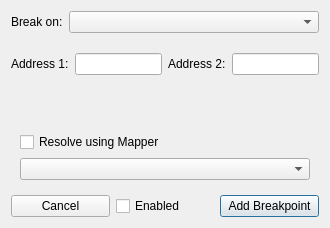
<?xml version="1.0" encoding="UTF-8"?>
<ui version="4.0">
 <class>BreakpointDialog</class>
 <widget class="QDialog" name="BreakpointDialog">
  <property name="geometry">
   <rect>
    <x>0</x>
    <y>0</y>
    <width>330</width>
    <height>222</height>
   </rect>
  </property>
  <property name="sizePolicy">
   <sizepolicy hsizetype="Preferred" vsizetype="Preferred">
    <horstretch>0</horstretch>
    <verstretch>0</verstretch>
   </sizepolicy>
  </property>
  <property name="minimumSize">
   <size>
    <width>330</width>
    <height>0</height>
   </size>
  </property>
  <property name="windowTitle">
   <string>Dialog</string>
  </property>
  <layout class="QGridLayout" name="gridLayout_3">
   <item row="0" column="0" colspan="2">
    <layout class="QFormLayout" name="formLayout">
     <item row="0" column="0">
      <widget class="QLabel" name="label">
       <property name="sizePolicy">
        <sizepolicy hsizetype="Preferred" vsizetype="Preferred">
         <horstretch>0</horstretch>
         <verstretch>0</verstretch>
        </sizepolicy>
       </property>
       <property name="text">
        <string>Break on:</string>
       </property>
       <property name="scaledContents">
        <bool>false</bool>
       </property>
      </widget>
     </item>
     <item row="0" column="1">
      <widget class="QComboBox" name="type">
       <property name="maxVisibleItems">
        <number>20</number>
       </property>
      </widget>
     </item>
    </layout>
   </item>
   <item row="1" column="0" colspan="2">
    <widget class="QStackedWidget" name="itemWidget">
     <property name="sizePolicy">
      <sizepolicy hsizetype="Preferred" vsizetype="Minimum">
       <horstretch>0</horstretch>
       <verstretch>0</verstretch>
      </sizepolicy>
     </property>
     <property name="currentIndex">
      <number>0</number>
     </property>
     <widget class="QWidget" name="addrpage">
      <layout class="QGridLayout" name="gridLayout_2">
       <property name="margin">
        <number>0</number>
       </property>
       <item row="0" column="0">
        <widget class="QLabel" name="addr1label">
         <property name="text">
          <string>Address 1:</string>
         </property>
        </widget>
       </item>
       <item row="0" column="3">
        <widget class="QLabel" name="addr2label">
         <property name="text">
          <string>Address 2:</string>
         </property>
        </widget>
       </item>
       <item row="0" column="4">
        <widget class="QLineEdit" name="addr2">
         <property name="maxLength">
          <number>4</number>
         </property>
        </widget>
       </item>
       <item row="0" column="1">
        <widget class="QLineEdit" name="addr1">
         <property name="maxLength">
          <number>4</number>
         </property>
        </widget>
       </item>
      </layout>
     </widget>
     <widget class="QWidget" name="regpage">
      <layout class="QFormLayout" name="formLayout_2">
       <property name="fieldGrowthPolicy">
        <enum>QFormLayout::AllNonFixedFieldsGrow</enum>
       </property>
       <property name="margin">
        <number>0</number>
       </property>
       <item row="0" column="0">
        <widget class="QLabel" name="registerlabel">
         <property name="text">
          <string>Register:</string>
         </property>
        </widget>
       </item>
       <item row="0" column="1">
        <widget class="QComboBox" name="reg">
         <property name="maxVisibleItems">
          <number>25</number>
         </property>
        </widget>
       </item>
       <item row="1" column="0">
        <widget class="QLabel" name="bitfieldlabel">
         <property name="text">
          <string>Bitfield:</string>
         </property>
        </widget>
       </item>
       <item row="1" column="1">
        <widget class="QComboBox" name="bitfield"/>
       </item>
      </layout>
     </widget>
     <widget class="QWidget" name="eventpage">
      <layout class="QGridLayout" name="gridLayout_4">
       <property name="margin">
        <number>0</number>
       </property>
       <item row="0" column="0">
        <widget class="QLabel" name="label_2">
         <property name="text">
          <string>Event:</string>
         </property>
        </widget>
       </item>
       <item row="0" column="1" colspan="3">
        <widget class="QComboBox" name="event">
         <property name="maxVisibleItems">
          <number>100</number>
         </property>
        </widget>
       </item>
       <item row="1" column="0">
        <widget class="QLabel" name="item1label">
         <property name="text">
          <string>Data1:</string>
         </property>
        </widget>
       </item>
       <item row="1" column="1">
        <widget class="QLineEdit" name="eventData1"/>
       </item>
       <item row="1" column="2">
        <widget class="QLabel" name="item2label">
         <property name="text">
          <string>Data2:</string>
         </property>
        </widget>
       </item>
       <item row="1" column="3">
        <widget class="QLineEdit" name="eventData2"/>
       </item>
      </layout>
     </widget>
     <widget class="QWidget" name="emptypage"/>
    </widget>
   </item>
   <item row="2" column="0">
    <widget class="QStackedWidget" name="conditionWidget">
     <property name="sizePolicy">
      <sizepolicy hsizetype="Preferred" vsizetype="Minimum">
       <horstretch>0</horstretch>
       <verstretch>0</verstretch>
      </sizepolicy>
     </property>
     <property name="currentIndex">
      <number>0</number>
     </property>
     <widget class="QWidget" name="emptyCondition"/>
     <widget class="QWidget" name="addrCondition">
      <layout class="QFormLayout" name="formLayout_3">
       <property name="fieldGrowthPolicy">
        <enum>QFormLayout::AllNonFixedFieldsGrow</enum>
       </property>
       <property name="margin">
        <number>0</number>
       </property>
       <item row="0" column="0">
        <widget class="QLabel" name="conditionlabel">
         <property name="text">
          <string>Break if:</string>
         </property>
        </widget>
       </item>
       <item row="0" column="1">
        <widget class="QComboBox" name="condition">
         <item>
          <property name="text">
           <string>Anything</string>
          </property>
         </item>
         <item>
          <property name="text">
           <string>Equals</string>
          </property>
         </item>
         <item>
          <property name="text">
           <string>Does Not Equal</string>
          </property>
         </item>
         <item>
          <property name="text">
           <string>Is Greater Than</string>
          </property>
         </item>
         <item>
          <property name="text">
           <string>Is Less Than</string>
          </property>
         </item>
        </widget>
       </item>
      </layout>
     </widget>
    </widget>
   </item>
   <item row="2" column="1">
    <widget class="QStackedWidget" name="dataWidget">
     <property name="sizePolicy">
      <sizepolicy hsizetype="Preferred" vsizetype="Minimum">
       <horstretch>0</horstretch>
       <verstretch>0</verstretch>
      </sizepolicy>
     </property>
     <property name="currentIndex">
      <number>0</number>
     </property>
     <widget class="QWidget" name="emptyData">
      <layout class="QGridLayout" name="gridLayout_7">
       <property name="margin">
        <number>0</number>
       </property>
      </layout>
     </widget>
     <widget class="QWidget" name="editData">
      <layout class="QFormLayout" name="formLayout_5">
       <property name="margin">
        <number>0</number>
       </property>
       <item row="0" column="0">
        <widget class="QLabel" name="data1label">
         <property name="text">
          <string>Condition:</string>
         </property>
        </widget>
       </item>
       <item row="0" column="1">
        <widget class="QLineEdit" name="data1"/>
       </item>
      </layout>
     </widget>
     <widget class="QWidget" name="comboData">
      <layout class="QFormLayout" name="formLayout_4">
       <property name="margin">
        <number>0</number>
       </property>
       <item row="0" column="0">
        <widget class="QLabel" name="data2label">
         <property name="text">
          <string>Condition:</string>
         </property>
        </widget>
       </item>
       <item row="0" column="1">
        <widget class="QComboBox" name="data2"/>
       </item>
      </layout>
     </widget>
    </widget>
   </item>
   <item row="5" column="0" colspan="2">
    <layout class="QHBoxLayout" name="horizontalLayout">
     <item>
      <widget class="QPushButton" name="cancel">
       <property name="text">
        <string>Cancel</string>
       </property>
       <property name="autoDefault">
        <bool>false</bool>
       </property>
      </widget>
     </item>
     <item>
      <widget class="QCheckBox" name="enabled">
       <property name="text">
        <string>Enabled</string>
       </property>
      </widget>
     </item>
     <item>
      <widget class="QPushButton" name="addBreakpoint">
       <property name="text">
        <string>Add Breakpoint</string>
       </property>
       <property name="default">
        <bool>true</bool>
       </property>
      </widget>
     </item>
    </layout>
   </item>
   <item row="4" column="0" colspan="2">
    <widget class="QStackedWidget" name="resolverWidget">
     <property name="currentIndex">
      <number>1</number>
     </property>
     <widget class="QWidget" name="emptyMap"/>
     <widget class="QWidget" name="useMap">
      <layout class="QGridLayout" name="gridLayout">
       <item row="1" column="1">
        <widget class="QComboBox" name="resolutions"/>
       </item>
       <item row="0" column="1">
        <widget class="QCheckBox" name="resolve">
         <property name="text">
          <string>Resolve using Mapper</string>
         </property>
        </widget>
       </item>
      </layout>
     </widget>
    </widget>
   </item>
  </layout>
 </widget>
 <tabstops>
  <tabstop>type</tabstop>
  <tabstop>addr1</tabstop>
  <tabstop>addr2</tabstop>
  <tabstop>reg</tabstop>
  <tabstop>bitfield</tabstop>
  <tabstop>event</tabstop>
  <tabstop>eventData1</tabstop>
  <tabstop>condition</tabstop>
  <tabstop>data2</tabstop>
 </tabstops>
 <resources/>
 <connections/>
</ui>
